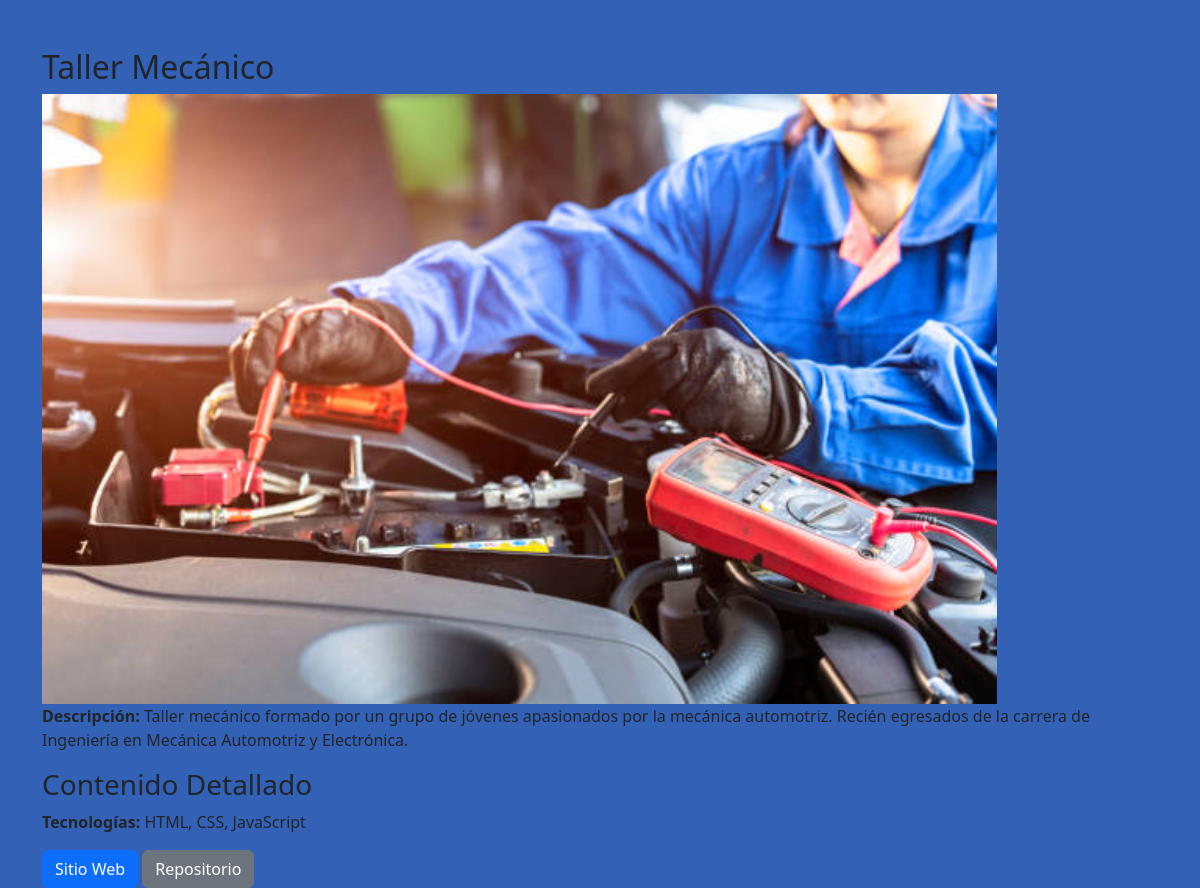
Screenshot of /proyecto/1/ with the database file from the repository.
### myportfolio/models.py (models this page shows, shortened)
class Proyecto(models.Model):
    titulo= models.CharField(max_length=200)
    imagen= models.ImageField(upload_to='proyectos/')
    descripcion= models.TextField()
    contenido = RichTextField()
    tecnologias= models.ManyToManyField(Tecnologia)
    link_sitio=models.URLField(max_length=200)
    link_repositorio=models.URLField(max_length=200)
    categoria=models.ForeignKey(Categoria, on_delete=models.CASCADE)

class Tecnologia(models.Model):
    nombre= models.CharField(max_length=50, unique=True)
    def __str__(self):
        return self.nombre

### myportfolio/views.py (the view)
# urls.py: path('proyecto/<int:pk>/', views.proyecto_detalle, name='proyecto_detalle'),
def proyecto_detalle(request, pk):
    proyecto = get_object_or_404(Proyecto, pk=pk)
    return render(request, 'proyecto_detalle.html',{'proyecto': proyecto})

### myportfolio/templates/proyecto_detalle.html (shortened to what this page needs)
{% extends 'base_generic.html' %}
{% block content %}
  <div class="container mt-5">
    <h2>{{ proyecto.titulo }}</h2>
    <img src="{{ proyecto.imagen.url }}" alt="{{ proyecto.titulo }}" class="img-fluid">
    <p><strong>Descripción:</strong> {{ proyecto.descripcion }}</p>
    <div>
      <h3>Contenido Detallado</h3>
    </div>
    <p><strong>Tecnologías:</strong> {{ proyecto.tecnologias.all|join:", " }}</p>
    <a href="{{ proyecto.link_sitio }}" class="btn btn-primary">Sitio Web</a>
    <a href="{{ proyecto.link_repositorio }}" class="btn btn-secondary">Repositorio</a>
  </div>
{% endblock %}

### myportfolio/static/css/style.css (style rules this page uses)
body { background: rgb(51, 97, 182); }
.btn { width: auto; }

### rows the page displays
Proyecto: titulo "Taller Mecánico", imagen (picture), descripcion "Taller mecánico formado por un grupo de jóvenes apasionados por la mecánica automotriz. Recién egresados de la carrera de Ingeniería en Mecánica Automotriz y Electrónica.", tecnologias.all "HTML, CSS, JavaScript"
